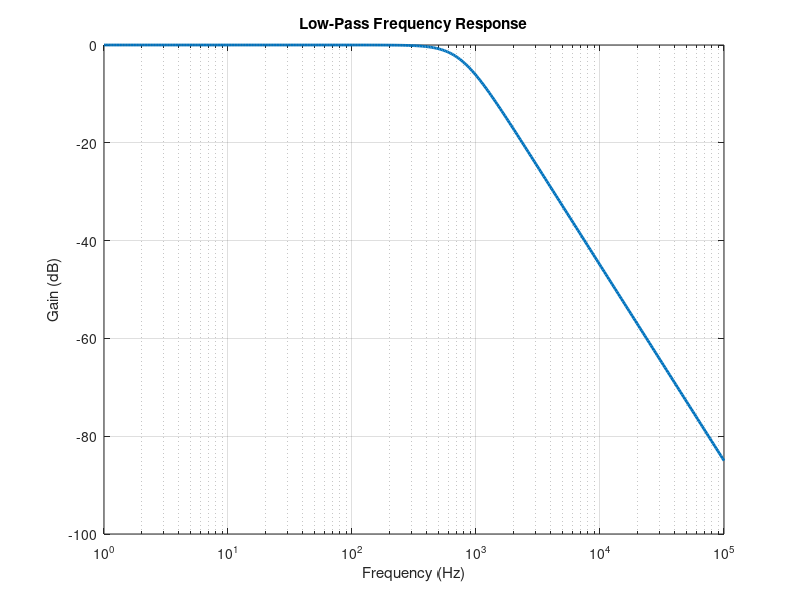

Here is the MATLAB script that generated this plot:
frequency = logspace(0, 5, 400);
cutoff = 750;
gain_db = 20*log10(1 ./ sqrt(1 + (frequency/cutoff).^4));

h = semilogx(frequency, gain_db);
set(h, 'LineWidth', 2);
title('Low-Pass Frequency Response');
xlabel('Frequency (Hz)');
ylabel('Gain (dB)');
grid on;
